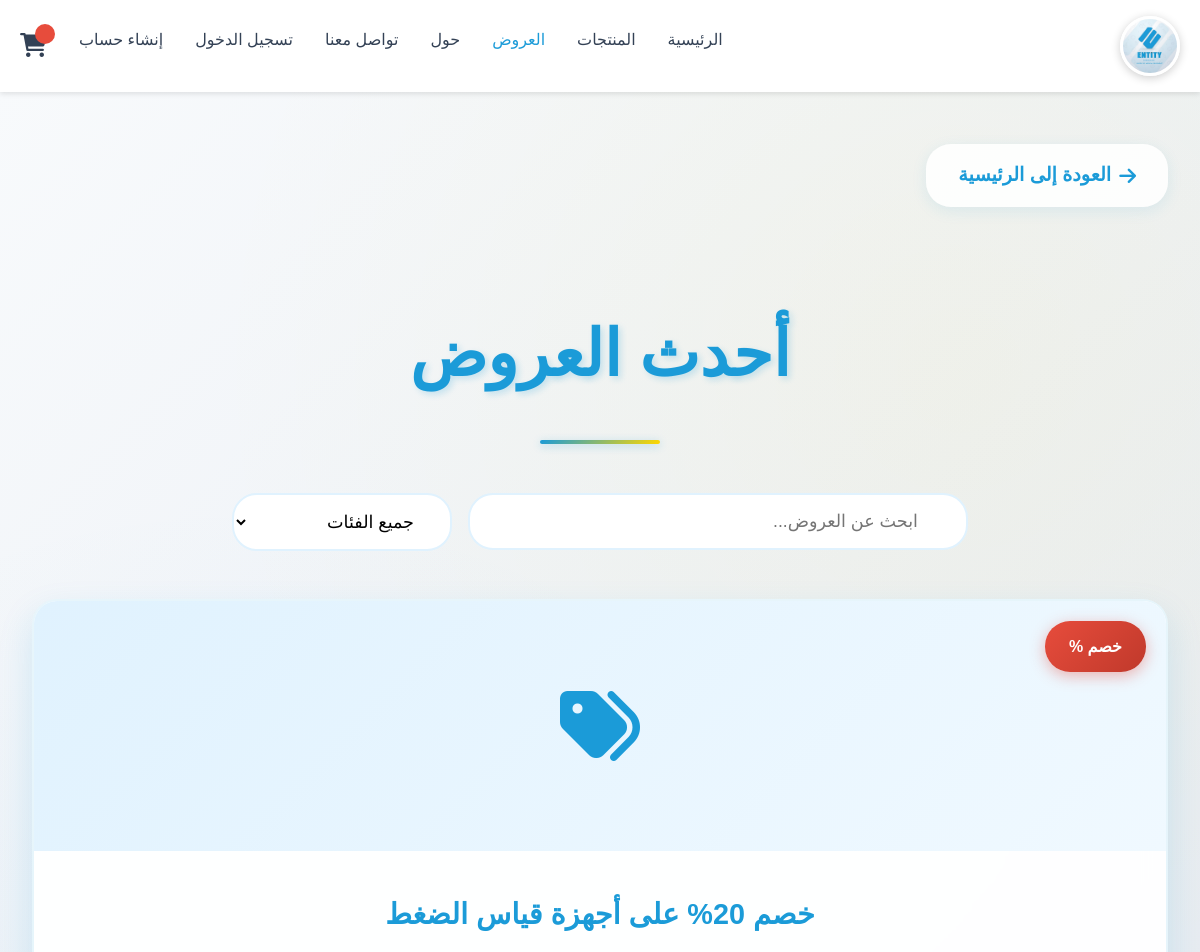
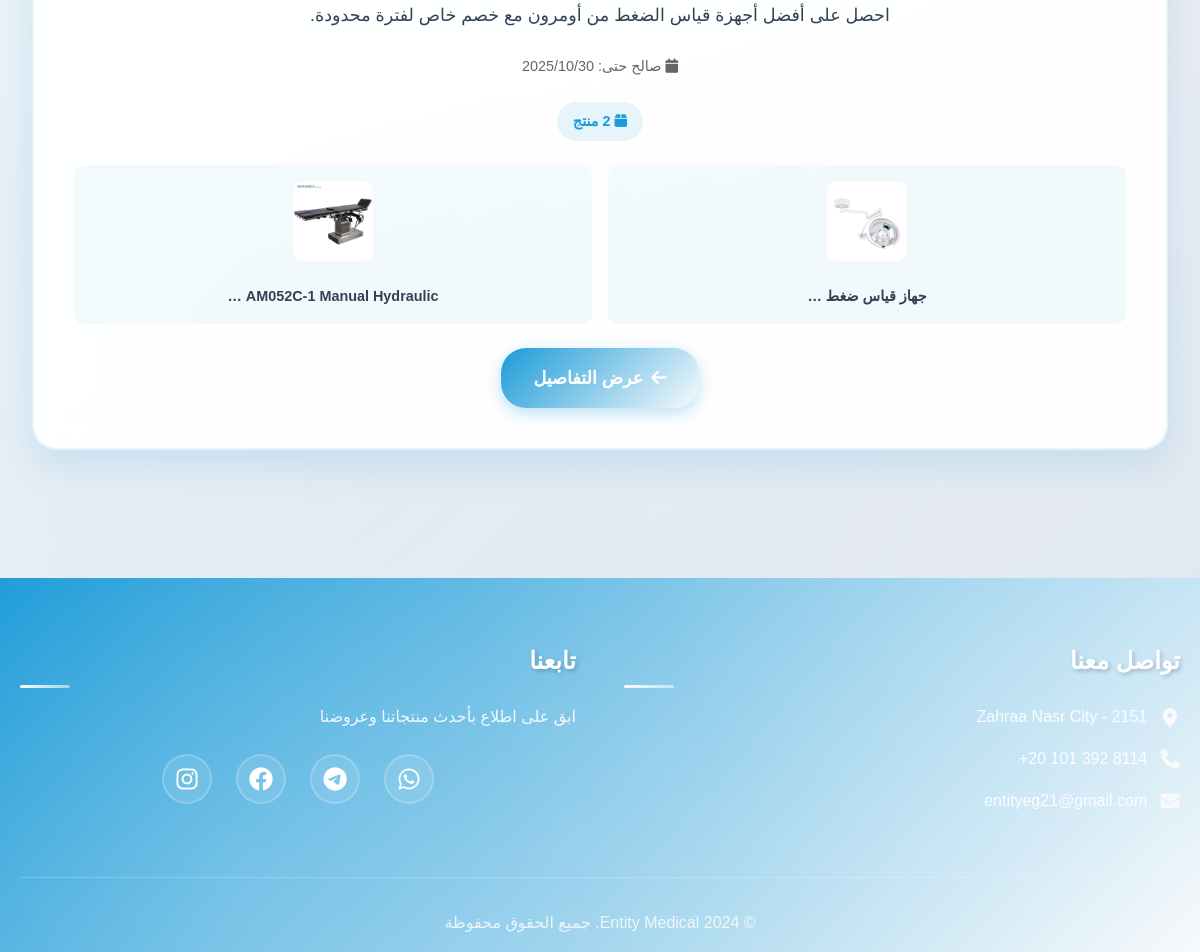
Screenshot of /offers/ with the database file from the repository (2 pictures, top to bottom).
### offers/models.py (models this page shows, shortened)
class Offer(models.Model):
    OFFER_TYPES = [
        ('percentage', 'نسبة مئوية'),
        ('fixed', 'مبلغ ثابت'),
    ]
    title = models.CharField(max_length=255, verbose_name='عنوان العرض')
    description = models.TextField(verbose_name='الوصف')
    offer_type = models.CharField(max_length=20, choices=OFFER_TYPES, default='percentage')
    discount_value = models.DecimalField(max_digits=10, decimal_places=2, verbose_name='قيمة الخصم')
    start_date = models.DateTimeField(verbose_name='تاريخ البدء')
    end_date = models.DateTimeField(verbose_name='تاريخ الانتهاء')
    is_active = models.BooleanField(default=True, verbose_name='نشط')
    is_featured = models.BooleanField(default=False, verbose_name='عرض مميز')
    badge_text = models.CharField(max_length=50, default='خصم', verbose_name='نص الشارة')
    badge_color = models.CharField(max_length=20, default='#FFD700', verbose_name='لون الشارة')
    created_at = models.DateTimeField(auto_now_add=True)
    class Meta:
        verbose_name = 'عرض'
        verbose_name_plural = 'العروض'
        ordering = ['-created_at']

class OfferProduct(models.Model):
    offer = models.ForeignKey(Offer, on_delete=models.CASCADE, related_name='products')
    product = models.ForeignKey(Product, on_delete=models.CASCADE, related_name='offers')
    class Meta:
        verbose_name = 'منتج في العرض'
        verbose_name_plural = 'منتجات العروض'
        unique_together = ('offer', 'product')

### products/models.py (models this page shows, shortened)
class Product(models.Model):
    category = models.ForeignKey(Category, on_delete=models.CASCADE, related_name='products')
    subcategory = models.ForeignKey(SubCategory, on_delete=models.SET_NULL, null=True, blank=True)
    brand = models.ForeignKey(Brand, on_delete=models.SET_NULL, null=True, blank=True)
    name = models.CharField(max_length=255, verbose_name='اسم المنتج')
    slug = models.SlugField(unique=True, allow_unicode=True)
    description = models.TextField(verbose_name='الوصف')
    specifications = models.TextField(blank=True, verbose_name='المواصفات')
    price = models.DecimalField(max_digits=10, decimal_places=2, verbose_name='السعر')
    discount_percentage = models.IntegerField(
        default=0,
        validators=[MinValueValidator(0), MaxValueValidator(100)],
        verbose_name='نسبة الخصم %'
    )
    stock = models.IntegerField(default=0, verbose_name='المخزون')
    icon = models.CharField(max_length=50, default='fas fa-box', verbose_name='أيقونة')
    is_featured = models.BooleanField(default=False, verbose_name='منتج مميز')
    is_active = models.BooleanField(default=True, verbose_name='نشط')
    views = models.IntegerField(default=0, verbose_name='عدد المشاهدات')
    created_at = models.DateTimeField(auto_now_add=True)
    updated_at = models.DateTimeField(auto_now=True)
    class Meta:
        verbose_name = 'منتج'
        verbose_name_plural = 'المنتجات'
        ordering = ['-created_at']

class ProductImage(models.Model):
    product = models.ForeignKey(Product, on_delete=models.CASCADE, related_name='images')
    image = models.ImageField(upload_to='products/', verbose_name='الصورة')
    is_primary = models.BooleanField(default=False, verbose_name='صورة رئيسية')
    order = models.IntegerField(default=0, verbose_name='الترتيب')
    class Meta:
        verbose_name = 'صورة منتج'
        verbose_name_plural = 'صور المنتجات'
        ordering = ['order']

### offers/views.py (the view)
# urls.py: path('', views.offers_list, name='list'),
def offers_list(request):
    now = timezone.now()
    offers = Offer.objects.filter(
        is_active=True,
        start_date__lte=now,
        end_date__gte=now
    ).prefetch_related('products__product')
    category_slug = request.GET.get('category')
    if category_slug:
        try:
            category = Category.objects.get(slug=category_slug, is_active=True)
            offers = offers.filter(products__product__category=category).distinct()
        except Category.DoesNotExist:
            messages.warning(request, 'الفئة المحددة غير موجودة')
    search_query = request.GET.get('search')
    if search_query:
        offers = offers.filter(
            Q(title__icontains=search_query) |
            Q(description__icontains=search_query) |
            Q(products__product__name__icontains=search_query)
        ).distinct()
    categories = Category.objects.filter(is_active=True)
    context = {
        'offers': offers,
        'categories': categories,
        'selected_category': category_slug,
        'search_query': search_query or '',
    }
    return render(request, 'offers/offers.html', context)

### offers/templates/offers/offers.html (shortened to what this page needs)
{% load static %}
<!DOCTYPE html>
<html lang="ar" dir="rtl">
<head>
    <link rel="stylesheet" href="{% static 'css/style.css' %}">
    <link rel="stylesheet" href="https://cdnjs.cloudflare.com/ajax/libs/font-awesome/6.0.0/css/all.min.css">
</head>
<body>
    <nav class="navbar">
        <div class="container">
            <div class="logo">
                <img src="{% static 'images/med image.jpg' %}" alt="Entity Medical Logo">
            </div>
            <ul class="nav-links">
                <li><a href="/">الرئيسية</a></li>
                <li><a href="{% url 'products:home' %}">المنتجات</a></li>
                <li><a href="{% url 'offers:list' %}" class="active">العروض</a></li>
                <li><a href="{% url 'about' %}">حول</a></li>
                <li><a href="">تواصل معنا</a></li>
                {% if user.is_authenticated %}
                    <li><a href="{% url 'users:profile' %}">الملف الشخصي</a></li>
                    <li><a href="{% url 'users:logout' %}">تسجيل الخروج</a></li>
                {% else %}
                    <li><a href="{% url 'users:login' %}">تسجيل الدخول</a></li>
                    <li><a href="{% url 'users:register' %}">إنشاء حساب</a></li>
                {% endif %}
                <li class="cart-icon-container">
                    <a href="#" class="cart-icon" onclick="toggleCart()">
                        <i class="fas fa-shopping-cart"></i>
                        <span class="cart-count" id="cartCount">{{ cart_count }}</span>
                    </a>
                </li>
            </ul>
        </div>
    </nav>
    <section class="offers-section">
        <div class="offers-container">
            <a href="/" class="back-link">
                <i class="fas fa-arrow-right"></i>
                العودة إلى الرئيسية
            </a>
            <h1 class="section-title">أحدث العروض</h1>
            <form method="GET" class="search-filter-bar">
                <div class="search-box">
                    <input type="text" name="search" placeholder="ابحث عن العروض..." value="{{ search_query }}">
                </div>
                <div class="category-filter">
                    <select name="category" onchange="this.form.submit()">
                        <option value="">جميع الفئات</option>
                    </select>
                </div>
            </form>
            {% if offers %}
            <div class="offers-grid">
                {% for offer in offers %}
                <div class="offer-card">
                    <div class="offer-badge">خصم {{ offer.discount_percentage }}%</div>
                    <div class="offer-image">
                        {% if offer.image %}
                            <img src="{{ offer.image.url }}" alt="{{ offer.title }}">
                        {% else %}
                            <i class="fas fa-tags"></i>
                        {% endif %}
                    </div>
                    <div class="offer-content">
                        <h3>{{ offer.title }}</h3>
                        <p>{{ offer.description|truncatewords:20 }}</p>
                        <div class="offer-dates">
                            <i class="fas fa-calendar"></i>
                            صالح حتى: {{ offer.end_date|date:"Y/m/d" }}
                        </div>
                        <div class="offer-meta">
                            <span><i class="fas fa-box"></i> {{ offer.products.count }} منتج</span>
                        </div>
                        {% if offer.products.exists %}
                        <div class="products-list">
                            {% for offer_product in offer.products.all|slice:":4" %}
                                <div class="product-mini">
                                    {% with product=offer_product.product %}
                                        {% if product.images.all.first %}
                                            <img src="{{ product.images.all.first.image.url }}" alt="{{ product.name }}">
                                        {% else %}
                                            <i class="{{ product.icon }}" style="font-size: 2rem; color: var(--secondary-color);"></i>
                                        {% endif %}
                                        <div style="font-size: 0.9rem; font-weight: 600; margin-top: 0.5rem;">
                                            {{ product.name|truncatewords:3 }}
                                        </div>
                                    {% endwith %}
                                </div>
                            {% endfor %}
                        </div>
                        {% endif %}
                        <div class="offer-actions">
                            <a href="{% url 'offers:detail' offer.id %}" class="offer-details-btn">
                                <i class="fas fa-arrow-left"></i>
                                عرض التفاصيل
                            </a>
                        </div>
                    </div>
                </div>
                {% endfor %}
            </div>
            {% endif %}
        </div>
    </section>
    <footer>
        <div class="container">
            <div class="footer-content">
                <div class="footer-section">
                    <h3>تواصل معنا</h3>
                    <div class="contact-info">
                        <p><i class="fas fa-map-marker-alt"></i> Zahraa Nasr City - 2151</p>
                        <p><i class="fas fa-phone"></i> <span style="direction: ltr;">+20 101 392 8114</span></p>
                        <p><i class="fas fa-envelope"></i> entityeg21@gmail.com</p>
                    </div>
                </div>
                <div class="footer-section">
                    <h3>تابعنا</h3>
                    <p>ابق على اطلاع بأحدث منتجاتنا وعروضنا</p>
                    <div class="social-links">
                        <a href="https://wa.me/201013928114" target="_blank" class="social-link whatsapp"><i class="fab fa-whatsapp"></i></a>
                        <a href="https://t.me/+201013928114" target="_blank" class="social-link telegram"><i class="fab fa-telegram"></i></a>
                        <a href="https://www.facebook.com/profile.php?id=100064583177086" target="_blank" class="social-link facebook"><i class="fab fa-facebook"></i></a>
                        <a href="https://www.instagram.com/moelshekh" target="_blank" class="social-link instagram"><i class="fab fa-instagram"></i></a>
                    </div>
                </div>
            </div>
            <div class="footer-bottom">
                <p>&copy; 2024 Entity Medical. جميع الحقوق محفوظة</p>
            </div>
        </div>
    </footer>
</body>
</html>

### offers/templates/offers/offers.html (style rules this page uses)
.offers-section { margin-top: 80px; padding: 4rem 0; background: linear-gradient(135deg, #f8fafc 0%, #e2e8f0 100%); min-height: 100vh; position: relative; overflow: hidden; }
.offers-section::before { content: ''; position: absolute; top: 0; left: 0; right: 0; bottom: 0; background: radial-gradient(circle at 20% 80%, rgba(27, 155, 216, 0.05) 0%, transparent 50%), radial-gradient(circle at 80% 20%, rgba(255, 215, 0, 0.05) 0%, transparent 50%); }
.offers-container { max-width: 1400px; margin: 0 auto; padding: 0 2rem; position: relative; z-index: 2; }
.section-title { text-align: center; color: var(--secondary-color); margin-bottom: 4rem; font-size: 4rem; font-weight: 800; text-shadow: 3px 3px 6px rgba(27, 155, 216, 0.2); position: relative; }
.section-title::after { content: ''; position: absolute; bottom: -15px; left: 50%; transform: translateX(-50%); width: 120px; height: 4px; background: linear-gradient(135deg, var(--secondary-color) 0%, #FFD700 100%); border-radius: 2px; box-shadow: 0 2px 8px rgba(27, 155, 216, 0.3); }
.search-filter-bar { display: flex; gap: 1rem; margin-bottom: 3rem; flex-wrap: wrap; justify-content: center; }
.search-box { flex: 1; min-width: 300px; max-width: 500px; }
.search-box input { width: 100%; padding: 1rem 3rem 1rem 1.5rem; border: 2px solid var(--light-blue); border-radius: 25px; font-size: 1.1rem; transition: all 0.3s ease; }
.category-filter select { padding: 1rem 2rem; border: 2px solid var(--light-blue); border-radius: 25px; font-size: 1.1rem; background: white; cursor: pointer; transition: all 0.3s ease; }
.offers-grid { display: grid; grid-template-columns: repeat(auto-fit, minmax(350px, 1fr)); gap: 3rem; margin-bottom: 4rem; }
.offer-card { background: rgba(255, 255, 255, 0.95); backdrop-filter: blur(15px); border-radius: 25px; overflow: hidden; box-shadow: 0 15px 35px rgba(27, 155, 216, 0.15); transition: all 0.4s ease; position: relative; border: 2px solid rgba(27, 155, 216, 0.1); animation: fadeInUp 0.8s ease-out; }
.offer-badge { position: absolute; top: 20px; right: 20px; background: linear-gradient(135deg, #e74c3c 0%, #c0392b 100%); color: white; padding: 0.8rem 1.5rem; border-radius: 25px; font-size: 1rem; font-weight: 700; z-index: 3; box-shadow: 0 4px 15px rgba(231, 76, 60, 0.4); animation: pulse 2s infinite; }
.offer-image { width: 100%; height: 250px; background: linear-gradient(135deg, var(--light-blue) 0%, var(--very-light-blue) 100%); display: flex; align-items: center; justify-content: center; position: relative; overflow: hidden; }
.offer-image i { font-size: 5rem; color: var(--secondary-color); position: relative; z-index: 1; }
.offer-content { padding: 2.5rem; text-align: center; }
.offer-content h3 { color: var(--secondary-color); font-size: 1.8rem; font-weight: 700; margin-bottom: 1rem; }
.offer-content p { color: var(--text-color); line-height: 1.7; margin-bottom: 1.5rem; font-size: 1.1rem; }
.offer-meta { display: flex; justify-content: center; gap: 1rem; margin-bottom: 1.5rem; flex-wrap: wrap; }
.offer-meta span { background: rgba(27, 155, 216, 0.1); color: var(--secondary-color); padding: 0.5rem 1rem; border-radius: 20px; font-size: 0.9rem; font-weight: 600; }
.offer-dates { font-size: 0.9rem; color: #666; margin-bottom: 1.5rem; }
.offer-actions { display: flex; gap: 1rem; justify-content: center; flex-wrap: wrap; }
.offer-details-btn { background: linear-gradient(135deg, var(--secondary-color) 0%, var(--primary-color) 100%); color: white; text-decoration: none; padding: 1rem 2rem; border-radius: 25px; font-size: 1.1rem; font-weight: 600; transition: all 0.3s ease; display: inline-flex; align-items: center; gap: 0.5rem; box-shadow: 0 5px 15px rgba(27, 155, 216, 0.3); }
.back-link { display: inline-flex; align-items: center; margin-bottom: 3rem; color: var(--secondary-color); text-decoration: none; font-size: 1.2rem; font-weight: 600; padding: 1rem 2rem; background: rgba(255, 255, 255, 0.9); border-radius: 25px; transition: all 0.3s ease; box-shadow: 0 4px 15px rgba(27, 155, 216, 0.1); }
.products-list { display: grid; grid-template-columns: repeat(auto-fit, minmax(200px, 1fr)); gap: 1rem; margin: 1.5rem 0; }
.product-mini { background: rgba(27, 155, 216, 0.05); padding: 1rem; border-radius: 10px; text-align: center; }
.product-mini img { width: 80px; height: 80px; object-fit: cover; border-radius: 10px; margin-bottom: 0.5rem; }

### rows the page displays
Offer: title "خصم 20% على أجهزة قياس الضغط", description "احصل على أفضل أجهزة قياس الضغط من أومرون مع خصم خاص لفترة محدودة.", end_date "2025/10/30"
OfferProduct: product.images.all.first.image (picture), product.name "جهاز قياس ضغط …"
OfferProduct: product.images.all.first.image (picture), product.name "AM052C-1 Manual Hydraulic …"
